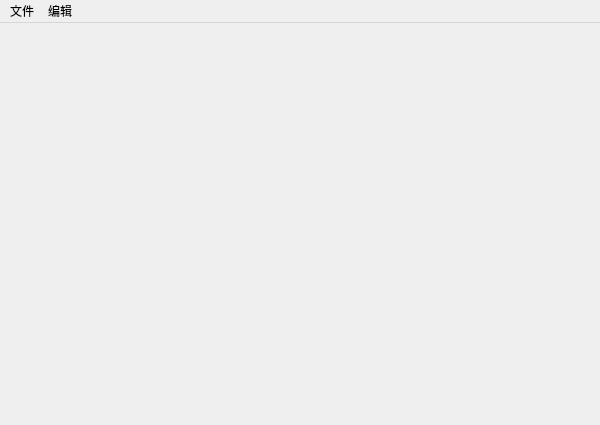
<?xml version="1.0" encoding="UTF-8"?>
<ui version="4.0">
 <class>EditorMainClass</class>
 <widget class="QMainWindow" name="EditorMainClass">
  <property name="geometry">
   <rect>
    <x>0</x>
    <y>0</y>
    <width>600</width>
    <height>425</height>
   </rect>
  </property>
  <property name="windowTitle">
   <string>EditorMain</string>
  </property>
  <widget class="QWidget" name="centralWidget"/>
  <widget class="QMenuBar" name="MainMenuBar">
   <property name="geometry">
    <rect>
     <x>0</x>
     <y>0</y>
     <width>600</width>
     <height>18</height>
    </rect>
   </property>
   <widget class="QMenu" name="MainMenu">
    <property name="title">
     <string>文件</string>
    </property>
    <widget class="QMenu" name="Menu_CreateNew">
     <property name="title">
      <string>新建</string>
     </property>
     <addaction name="CreateNewLevel"/>
     <addaction name="CreateNewWorld"/>
    </widget>
    <addaction name="Menu_CreateNew"/>
    <addaction name="OpenWorld"/>
    <addaction name="SaveWorld"/>
    <addaction name="SaveAsWorld"/>
    <addaction name="OpenProgramDir"/>
    <addaction name="CompileAllShader"/>
   </widget>
   <widget class="QMenu" name="menu_3">
    <property name="title">
     <string>编辑</string>
    </property>
    <addaction name="ResetWindowStyle"/>
   </widget>
   <addaction name="MainMenu"/>
   <addaction name="menu_3"/>
  </widget>
  <action name="CreateNewWorld">
   <property name="text">
    <string>新建世界</string>
   </property>
  </action>
  <action name="SaveWorld">
   <property name="text">
    <string>保存世界</string>
   </property>
  </action>
  <action name="SaveAsWorld">
   <property name="text">
    <string>世界另存为</string>
   </property>
  </action>
  <action name="ResetWindowStyle">
   <property name="text">
    <string>重新载入样式表</string>
   </property>
  </action>
  <action name="OpenProgramDir">
   <property name="text">
    <string>打开程序路径</string>
   </property>
  </action>
  <action name="CompileAllShader">
   <property name="text">
    <string>重新编译所有着色器</string>
   </property>
  </action>
  <action name="CreateNewLevel">
   <property name="text">
    <string>新建关卡</string>
   </property>
  </action>
  <action name="OpenWorld">
   <property name="text">
    <string>打开世界</string>
   </property>
  </action>
 </widget>
 <layoutdefault spacing="6" margin="11"/>
 <resources>
  <include location="EditorMain.qrc"/>
 </resources>
 <connections/>
</ui>
